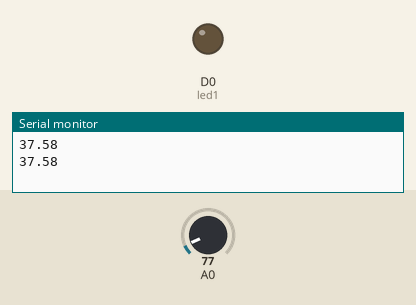
A sketch run on a simulated ESP8266 (NodeMCU). Parts: output pins drawn as LEDs (lit = HIGH), the last lines printed to the serial monitor. The test bench sets the inputs (shaded band); at power-on: A0 = 77.

Above: at 2.8 s.
2.9 s: A0 set to 93
4.4 s: A0 set to 114
At 5.4 s:
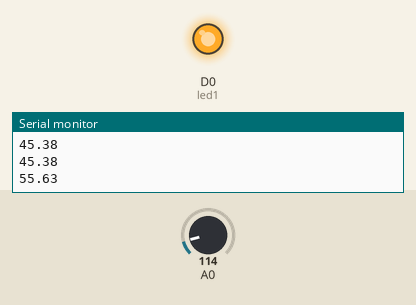
6.5 s: A0 set to 92
At 8.2 s:
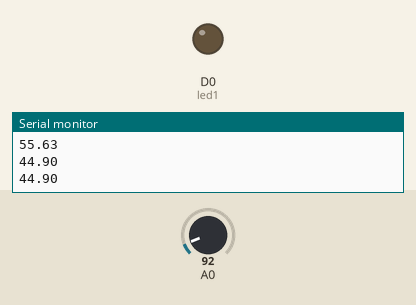
8.5 s: A0 set to 107
At 9.8 s:
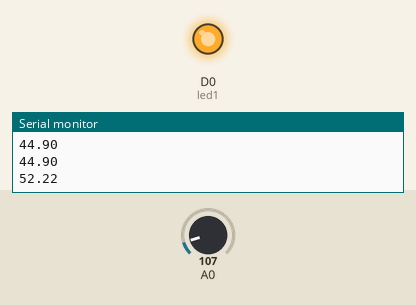
Timing chart, 0 to 11.5 s (numbered marks = the images above; inputs shaded):
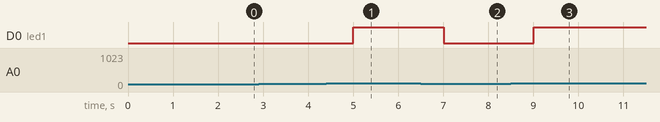

The sketch:

Exercise_4.ino
```cpp
//Muhammad Azizi Mohd Ariffin
//mazizi@tmsk.uitm.edu.my
//LM35 Analog Sensor non_blocking

long previousMillis = 0;
long interval = 1000;

#define led1 D0

void setup()
{
  Serial.begin(9600);
  pinMode(led1, OUTPUT);
}
void loop()
{
  unsigned long currentMillis = millis();

  if(currentMillis - previousMillis > interval)
  {
  previousMillis = currentMillis;
  int Dout = analogRead(A0);
  float Vin = (Dout*0.00488);
  float temp = Vin*100;
  Serial.println(temp);

  if(temp >= 50.0)
  {
    digitalWrite(led1, HIGH);
  }
  else
  {
    digitalWrite(led1, LOW);
  }

  }
}
```

Measured:
- the behaviour switches between 102 and 103 on A0 (found by bisection; images 0 and 1)
- after the input at 4.4 s, D0 (led1): LOW → HIGH after 0.61 s
- after the input at 6.5 s, D0 (led1): HIGH → LOW after 0.51 s
- after the input at 8.5 s, D0 (led1): LOW → HIGH after 0.51 s
